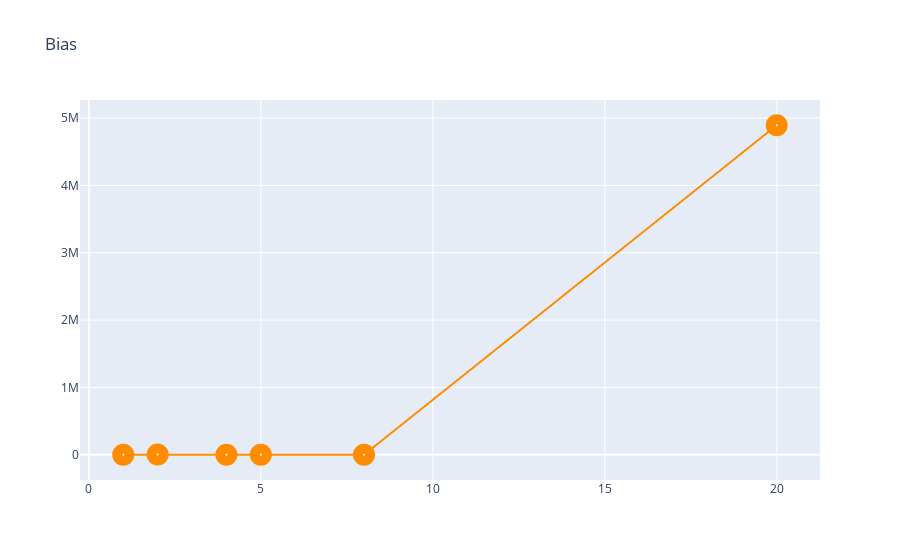

The notebook cell this image was saved under:
### Markdown cell above
## 16.2. Potting Bias

### Code cell
plt.figure(figsize=(10,10))
Bias = go.Scatter(x=metrics_df.degree,
                    y=metrics_df.bias,
                    name = "Bias",
                    line = dict(color = 'darkorange'),
                    opacity = 1,
                    marker=dict(
                        color='white',
                        size=10,
                        line=dict(
                            width=12
                        )))

layout2 = dict(title='Bias',)

fig = dict(data=[Bias], layout=layout2)

iplot(fig)

### Figure 1 — Plotly figure (JSON) as saved in the notebook; plotly's stock layout.template omitted (floating-point values rounded to 4 significant figures)
{"data": [{"line": {"color": "darkorange"}, "marker": {"color": "white", "line": {"width": 12}, "size": 10}, "name": "Bias", "opacity": 1, "type": "scatter", "x": [1.0, 2.0, 4.0, 5.0, 8.0, 20.0], "y": [1845.0, 4838.0, 2313.0, 2394.0, 1678.0, 4893000.0]}], "layout": {"title": {"text": "Bias"}}}
